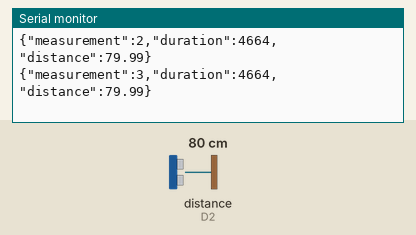
Simulated run of this sketch. Board: ESP8266 (NodeMCU). Parts: the last lines printed to the serial monitor. Wiring (inferred from the names in the program): ultrasonic range finder: trigger D1; echo D2. The test bench sets the inputs (shaded band); at power-on: distance to the obstacle (sensor on D2) 80 cm. The echo pulse lasts 58.3 µs per cm.

Above: at 1.7 s.
1.8 s: distance to the obstacle (sensor on D2) set to 2 cm
At 2.4 s:
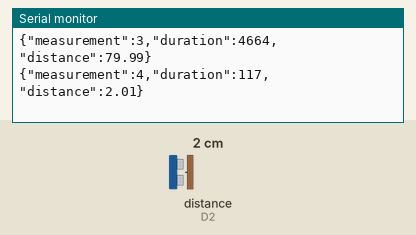
3.3 s: distance to the obstacle (sensor on D2) set to 4 cm
At 3.9 s:
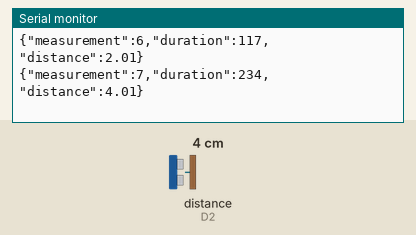
Timing chart, 0 to 6.3 s (numbered marks = the images above; inputs shaded):
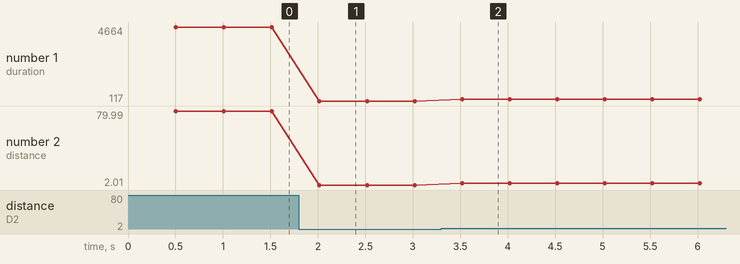

The sketch:

hcsr04.ino
```cpp
// ==========================================
// ESP-12F / ESP8266 + HC-SR04
//
// VCC  -> 5V
// TRIG -> D1 (GPIO5)
// ECHO -> D2 (GPIO4)
// GND  -> GND
//
// Output:
// {"measurement":1,"duration":154,"distance":2.64}
// ==========================================

#define TRIG_PIN D1
#define ECHO_PIN D2

unsigned long duration;
float distance;

unsigned long measurement = 0;

void setup() {
  Serial.begin(115200);

  pinMode(TRIG_PIN, OUTPUT);
  pinMode(ECHO_PIN, INPUT);

  digitalWrite(TRIG_PIN, LOW);

  delay(500);
}

void loop() {

  // Mengirim pulsa trigger
  digitalWrite(TRIG_PIN, LOW);
  delayMicroseconds(2);

  digitalWrite(TRIG_PIN, HIGH);
  delayMicroseconds(10);

  digitalWrite(TRIG_PIN, LOW);

  // Membaca durasi Echo
  duration = pulseIn(ECHO_PIN, HIGH, 30000);

  // Menambah nomor pengukuran
  measurement++;

  // Jika pembacaan berhasil
  if (duration > 0) {

    // Menghitung jarak dalam cm
    distance = (duration * 0.0343) / 2.0;

    // Output JSON
    Serial.print("{");
    Serial.print("\"measurement\":");
    Serial.print(measurement);

    Serial.print(",\"duration\":");
    Serial.print(duration);

    Serial.print(",\"distance\":");
    Serial.print(distance, 2);

    Serial.println("}");

  } else {

    // Jika pembacaan gagal
    Serial.print("{");
    Serial.print("\"measurement\":");
    Serial.print(measurement);

    Serial.print(",\"duration\":null");

    Serial.print(",\"distance\":null");

    Serial.println("}");
  }

  // Interval pengukuran 500 ms
  delay(500);
}
```

Measured:
- after the input at 1.8 s, the serial monitor: prints a new line after 0.22 s (image 1)
- after the input at 3.3 s, the serial monitor: prints a new line after 0.22 s (image 2)
- plotted number 1: 4664 → 117 after the input at 1.8 s, 117 → 234 after the input at 3.3 s
- plotted number 2: 79.99 → 2.01 after the input at 1.8 s, 2.01 → 4.01 after the input at 3.3 s
